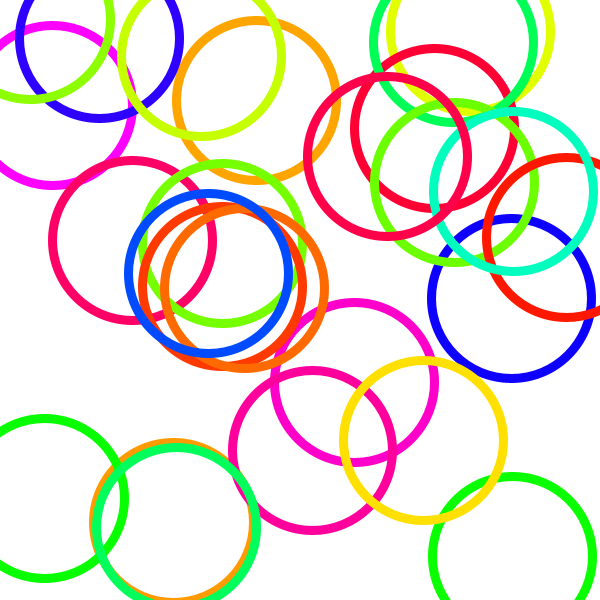
Frame 1 (no input)
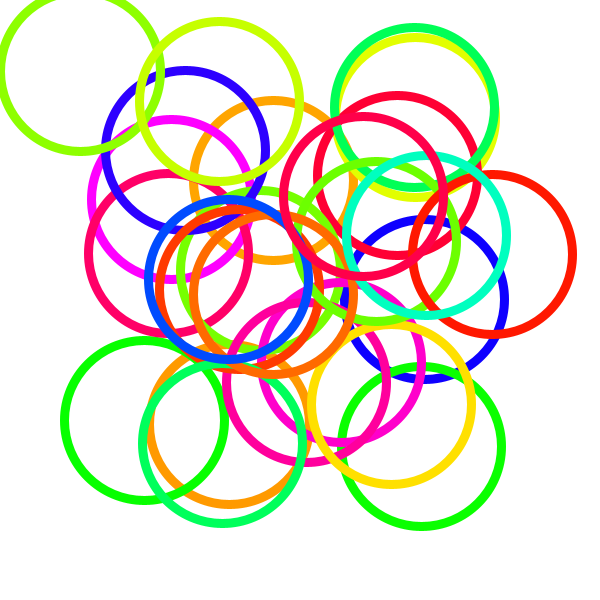
Frame 60 (the mouse pressed at the canvas centre just before this capture)
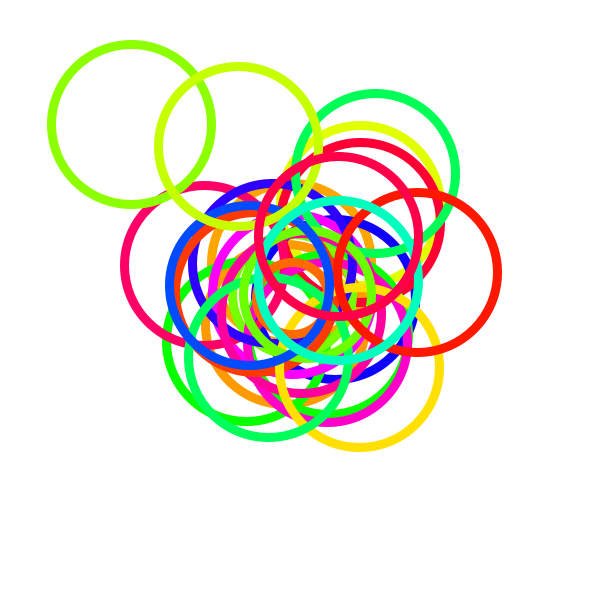
Frame 120 (the mouse held since frame 60 and released just before this capture)

The Processing sketch that drew these frames (run headless with seeded random() and noise(); from frame 60 on, the mouse is pressed at the canvas centre):

// Processing sketch: sketch_07rubberband_lansanwan
// ── sketch_07rubberband_lansanwan.pde
ArrayList<Ball> balls = new ArrayList<Ball>();

void setup() {
  size(600, 600);
  //fullScreen();
  colorMode(HSB, 360, 100, 100);
  frameRate(50);
  ballsadd();
}

void draw() {
  translate(width/2, height/2);
  background(360);
  for (int i = balls.size()-1; i >= 0; i--) {
    Ball ball = balls.get(i);
    ball.update();
    ball.display();
    ball.move();

    if (ball.finish()) {
      balls.remove(i);
    }
  }
}

class Ball {
  PVector position;
  PVector velocity;
  float rx, ry;
  int a, b;
  float colorr = random(360);
  int abc;

  Ball(float x, float y, float ra, float rb) {
    position = new PVector(x, y);
    velocity = new PVector(-x, -y);
    velocity.mult(random(0.003, 0.01));
    rx = ra;
    ry = rb;
  }

  void update() {
    position.add(velocity);
  }

  void display() {
    noFill();
    strokeWeight(9);
    stroke(colorr, 100, 100);
    ellipse(position.x, position.y, rx*2, ry*2);
  }

  void move() {
    if (position.x < 8 && position.x > -8 && position.y < 8 && position.y > -8) {
      velocity.x = 0;
      velocity.y = 0;
      abc+=1;
      if (rx == 80) {
        a += 1;
      } else if (rx == -80) {
        a += 1;
      }
      if (a % 2 == 1 ) {
        rx-=2;
      } else if (a % 2 ==0) {
        rx+=2;
      }

      if (ry == 80) {
        b += 1;
      } else if (ry == -80) {
        b += 1;
      }
      if (b % 2 == 1 ) {
        ry-=2;
      } else if (b % 2 ==0) {
        ry+=2;
      } /*lasanwan*/

      println(abc);
    }
  }
  boolean finish() {
    if (abc > 700) {
      return true;
    } else {
      return false;
    }
  }
}

// ── add.pde
void ballsadd() {
  for (int i = 0; i < 25; i++) {
    balls.add(new Ball(random(-width/2, width/2), random(-height/2, height/2), 80, 80));
  }
}
